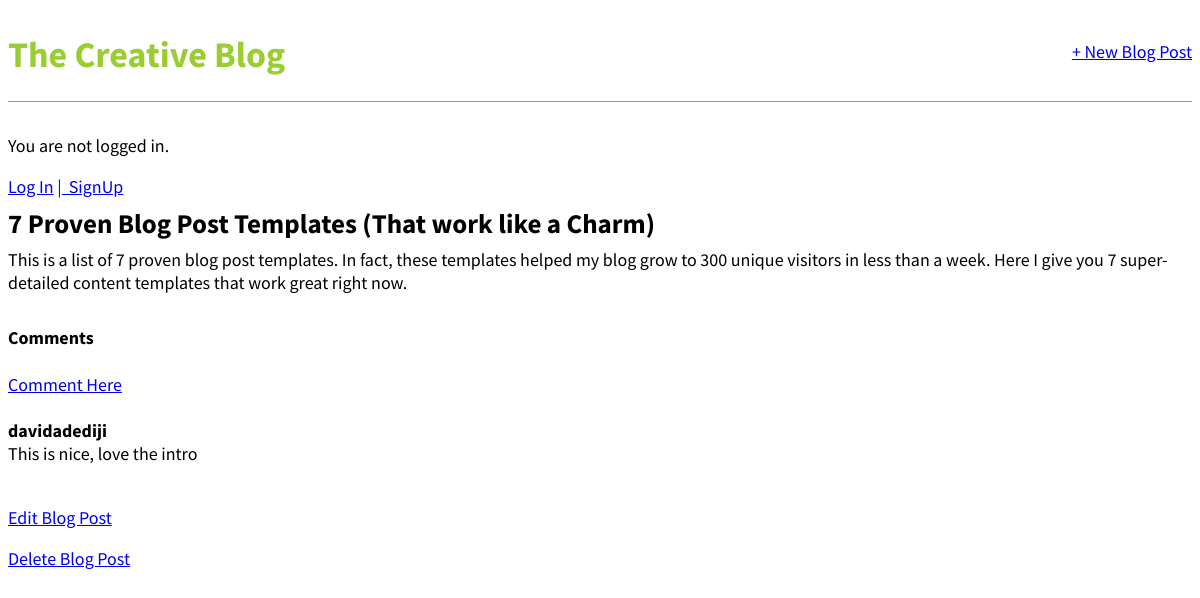
Screenshot of /post/2 with the database file from the repository.
### blog/models.py (models this page shows, shortened)
class Post(models.Model):
    title=models.CharField(max_length=200)
    author=models.ForeignKey('auth.User', on_delete=models.CASCADE)
    body=models.TextField()

class Comment(models.Model):
  post = models.ForeignKey(Post, on_delete = models.CASCADE, related_name='comments')
  name = models.CharField(max_length=200)
  body = models.TextField()

### blog/views.py (the view)
# urls.py: path('post/<int:pk>', BlogDetailView.as_view(), name='post_detail'),
class BlogDetailView(DetailView):
    model=Post
    template_name = 'post_detail.html'

### templates/post_detail.html
{% extends 'base.html' %}
{% block content %}
<div class="post-entry">
    <h2>{{post.title}}</h2>
    <p>{{post.body}}</p>
</div>
<h4>Comments</h4>
{% if not post.comments.all %}
No comments yet..
<p><a href="{% url 'post_comment' post.pk %}">Add</a></p>
{% else %}
<a href="{% url 'post_comment' post.pk %}">Comment Here</a>
<br><br>
{% for comment in post.comments.all %}
<strong>
    {{ comment.name }}
</strong>
<br>
{{ comment.body }}
<br><br>
{% endfor %}
{% endif %}
<p>
    <a href="{% url 'post_edit' post.pk %}">Edit Blog Post</a>
</p>
<p>
    <a href="{% url 'post_delete' post.pk %}">Delete Blog Post</a>
</p>
{% endblock content %}

### static/css/base.css (style rules this page uses)
body { font-family: 'Source Sans Pro', sans-serif; font-size: 18px; }
.post-entry { margin-bottom: 2rem; }
.post-entry h2 { margin: 0.5rem 0; }
.post-entry p { margin: 0; font-weight: 400; }

### rows the page displays
Post: title "7 Proven Blog Post Templates (That work like a Charm)", body "This is a list of 7 proven blog post templates. In fact, these templates helped my blog grow to 300 unique visitors in less than a week. Here I give you 7 super-detailed content templates that work great right now."
Comment: name "davidadediji", body "This is nice, love the intro"
